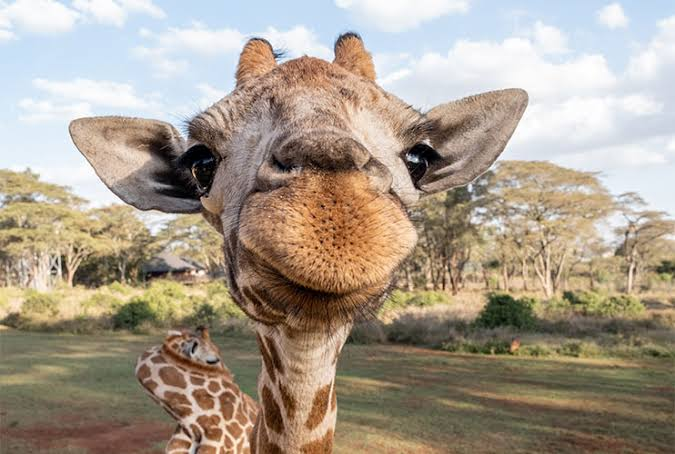
//> input picture lab1/Giraffe.png, 675 x 454 px
$ ./ex6 Giraffe.png   (built with g++ and OpenCV 4)
//> lines starting //> are read from the running program, lines starting //| are printed output that depends on the picture
#include <opencv2/highgui.hpp>
#include <iostream>
#include <vector>
#include <opencv2/imgproc.hpp>

using namespace cv;

int main(int argc, char** argv)
{

    if(argc<2){
        std::cout << "Uncorrect number of parameters. Please specify the name of the image.\n";
        return 0;
    }

    cv::Mat img = cv::imread(argv[1]);
//> img is the input picture: 454 rows x 675 cols, CV_8UC3; mean B, G, R 140.1, 155.6, 168

    if(img.rows == 0 && img.cols == 0){
        std::cout << "Impossible to open the image. Check the name of the file.\n";
        return 0;
    }


    Mat gray_scale(img.rows,img.cols, CV_8U);

    cvtColor(img,gray_scale, COLOR_BGR2GRAY);
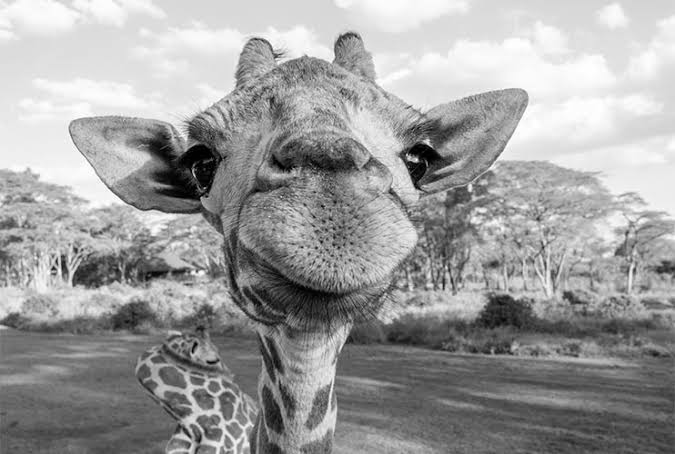
//> gray_scale: 454 rows x 675 cols, CV_8UC1; min 0, max 255, mean 157.6

    Mat filtered_image(img.rows,img.cols, CV_8U);

    //sobel filter
    std::vector<std::vector<int>> filter{
                                                { -1, 0 ,1 },
                                                { -2, 0, 2 },
                                                { -1, 0, 1 }
                                         };

    //average filter
    /*
    std::vector<std::vector<int>> filter{
                                            { 1, 1 ,1 },
                                            { 1, 1, 1 },
                                            { 1, 1, 1 }
                                        };
    */

    for (int i = 0; i < img.rows; i++)
    {
        for (int j = 0; j < img.cols; j++)
        {
            for(int x = i-1; x<i+2; x++){
                for(int y=j-1; y<j+2;y++){
                    if(x >= 0 & y>=0 && x<img.rows && y<img.cols){
                        filtered_image.at<unsigned char> (i, j) =filtered_image.at<unsigned char> (i, j) + gray_scale.at<unsigned char> (x, y)*filter[x-i+1][y-j+1];
                    }
                }
            }
        }
    }
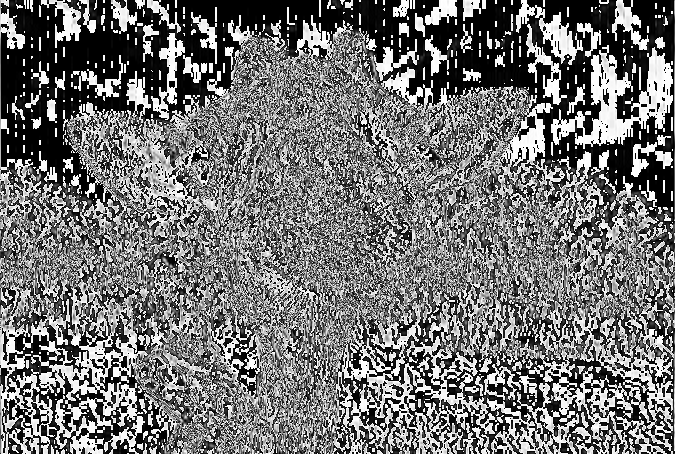
//> filtered_image: 454 rows x 675 cols, CV_8UC1; min 0, max 255, mean 114.6


    //std::cout << "Image number of channels: " << img.channels() << "\n";
    cv::namedWindow("Example 1");
    cv::imshow("Example 1", gray_scale);

    cv::namedWindow("Example 2");
    cv::imshow("Example 2", filtered_image);
    cv::waitKey(0);


    return 0;

}
